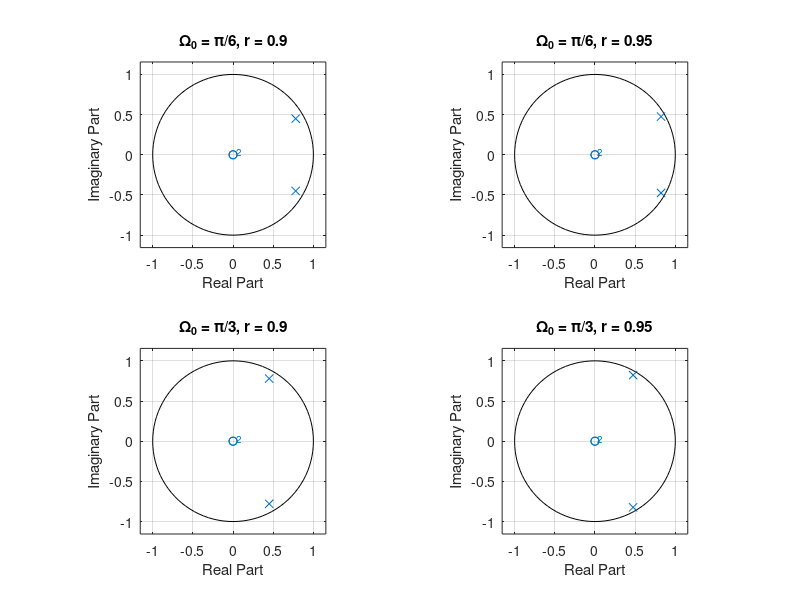

Write the MATLAB code that produced this figure. (Note: this script raises an error after producing the figure.)
r1 = 0.9;   r2 = 0.95;
s1 = pi / 6;    s2 = pi / 3;

subplot(2,2,1);
num = [1];   den = [1, -2 * r1 * cos(s1), r1 * r1];
zeros = roots(num);
poles = roots(den);
zplane(zeros, poles);   zplane(num, den);
title("Ω_0 = π/6, r = 0.9");
xlabel("Real Part");    ylabel("Imaginary Part");

subplot(2,2,2);
num = [1];   den = [1, -2 * r2 * cos(s1), r2 * r2];
zeros = roots(num);
poles = roots(den);
zplane(zeros, poles);   zplane(num, den);
title("Ω_0 = π/6, r = 0.95");
xlabel("Real Part");    ylabel("Imaginary Part");

subplot(2,2,3);
num = [1];   den = [1, -2 * r1 * cos(s2), r1 * r1];
zeros = roots(num);
poles = roots(den);
zplane(zeros, poles);   zplane(num, den);
title("Ω_0 = π/3, r = 0.9");
xlabel("Real Part");    ylabel("Imaginary Part");

subplot(2,2,4);
num = [1];   den = [1, -2 * r2 * cos(s2), r2 * r2];
zeros = roots(num);
poles = roots(den);
zplane(zeros, poles);   zplane(num, den);
title("Ω_0 = π/3, r = 0.95");
xlabel("Real Part");    ylabel("Imaginary Part");

sgtitle("Resonator");